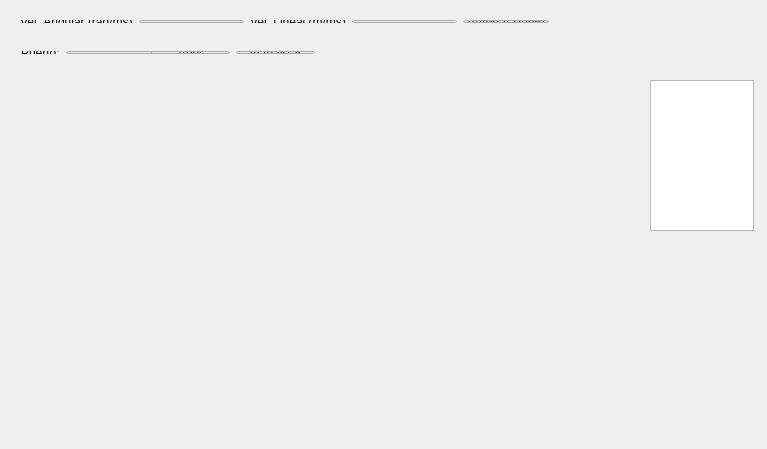
<?xml version="1.0" encoding="UTF-8"?>
<ui version="4.0">
 <class>Widget</class>
 <widget class="QWidget" name="Widget">
  <property name="geometry">
   <rect>
    <x>0</x>
    <y>0</y>
    <width>767</width>
    <height>449</height>
   </rect>
  </property>
  <property name="windowTitle">
   <string>RPM &amp; Corriente CACD</string>
  </property>
  <widget class="QCustomPlot" name="customPlot" native="true">
   <property name="geometry">
    <rect>
     <x>60</x>
     <y>80</y>
     <width>581</width>
     <height>351</height>
    </rect>
   </property>
  </widget>
  <widget class="QWidget" name="layoutWidget">
   <property name="geometry">
    <rect>
     <x>9</x>
     <y>9</y>
     <width>551</width>
     <height>25</height>
    </rect>
   </property>
   <layout class="QHBoxLayout" name="horizontalLayout">
    <item>
     <widget class="QLabel" name="label">
      <property name="text">
       <string>Vel_Angular (rad/ms)</string>
      </property>
     </widget>
    </item>
    <item>
     <widget class="QLineEdit" name="lineEdit"/>
    </item>
    <item>
     <widget class="QLabel" name="label_2">
      <property name="text">
       <string>Vel_Lineal (m/ms)</string>
      </property>
     </widget>
    </item>
    <item>
     <widget class="QLineEdit" name="lineEdit_2"/>
    </item>
    <item>
     <widget class="QPushButton" name="pushButton">
      <property name="text">
       <string>Agregar Punto</string>
      </property>
     </widget>
    </item>
   </layout>
  </widget>
  <widget class="QWidget" name="layoutWidget">
   <property name="geometry">
    <rect>
     <x>10</x>
     <y>40</y>
     <width>316</width>
     <height>25</height>
    </rect>
   </property>
   <layout class="QHBoxLayout" name="horizontalLayout_2">
    <item>
     <widget class="QLabel" name="label_3">
      <property name="minimumSize">
       <size>
        <width>0</width>
        <height>0</height>
       </size>
      </property>
      <property name="maximumSize">
       <size>
        <width>40</width>
        <height>16777215</height>
       </size>
      </property>
      <property name="text">
       <string>Puerto:</string>
      </property>
     </widget>
    </item>
    <item>
     <widget class="QComboBox" name="comboBox">
      <property name="minimumSize">
       <size>
        <width>100</width>
        <height>0</height>
       </size>
      </property>
     </widget>
    </item>
    <item>
     <widget class="QPushButton" name="pushButton_2">
      <property name="text">
       <string>Abrir</string>
      </property>
     </widget>
    </item>
    <item>
     <widget class="QPushButton" name="pushButton_3">
      <property name="text">
       <string>Actualizar</string>
      </property>
     </widget>
    </item>
   </layout>
  </widget>
  <widget class="QTextEdit" name="textEdit">
   <property name="geometry">
    <rect>
     <x>650</x>
     <y>80</y>
     <width>104</width>
     <height>151</height>
    </rect>
   </property>
  </widget>
 </widget>
 <layoutdefault spacing="6" margin="11"/>
 <customwidgets>
  <customwidget>
   <class>QCustomPlot</class>
   <extends>QWidget</extends>
   <header>qcustomplot.h</header>
   <container>1</container>
  </customwidget>
 </customwidgets>
 <resources/>
 <connections/>
</ui>
